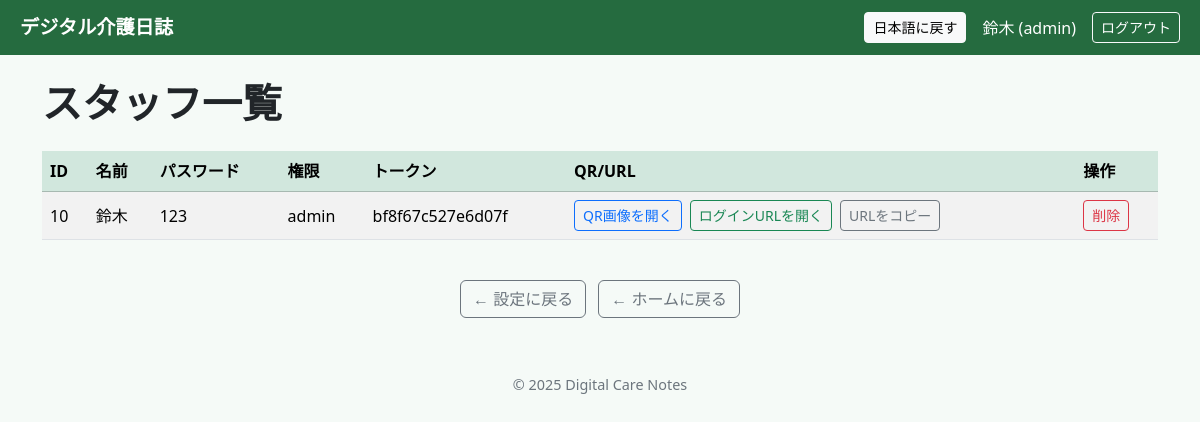
The page /staff_list (signed in) on the database its author committed.
### tables this page shows
CREATE TABLE staff (
                    id INTEGER PRIMARY KEY AUTOINCREMENT,
                    name TEXT,
                    role TEXT,
                    login_token TEXT
                , email TEXT, password TEXT);

### app.py (the view)
@app.get("/staff_list")
@admin_required
def staff_list():
    with get_connection() as conn:
        c = conn.cursor()
        c.execute("SELECT id, name, password, role, login_token FROM staff ORDER BY id")
        staff = c.fetchall()
    return render_template("staff_list.html", staff_list=staff)

### app.py (called while the page is built)
def get_locale():
    lang = session.get("lang")
    if lang in app.config["LANGUAGES"]:
        return lang
    return request.accept_languages.best_match(app.config["LANGUAGES"]) or "ja"

def _t(key, **kwargs):
    s = TRANSLATIONS.get(get_locale(), {}).get(key, key)
    if kwargs:
        try: s = s % kwargs
        except Exception: pass
    return s

def dict_factory(cursor, row):
    return {col[0]: row[idx] for idx, col in enumerate(cursor.description)}

def get_connection():
    conn = sqlite3.connect(DB_PATH, timeout=10, check_same_thread=False)
    conn.row_factory = dict_factory
    conn.execute("PRAGMA foreign_keys=ON;")
    conn.execute("PRAGMA journal_mode=WAL;")
    conn.execute("PRAGMA synchronous=NORMAL;")
    return conn

def admin_required(f):
    @wraps(f)
    def w(*a, **kw):
        if session.get("staff_role") != "admin":
            return _("管理者権限が必要です。"), 403
        return f(*a, **kw)
    return w

### templates/staff_list.html (shortened to what this page needs)
{% extends "base.html" %}
{% block content %}
<h1 class="fw-bold mb-4">スタッフ一覧</h1>
<div class="table-responsive">
  <table class="table table-striped align-middle">
    <thead class="table-success">
      <tr>
        <th>ID</th><th>名前</th><th>パスワード</th><th>権限</th><th>トークン</th>
        <th>QR/URL</th>
        <th>操作</th>
      </tr>
    </thead>
    <tbody>
      {% for s in staff_list %}
      <tr>
        <td>{{ s.id }}</td>
        <td>{{ s.name }}</td>
        <td>{{ s.password }}</td>
        <td>{{ s.role }}</td>
        <td>{{ s.login_token if s.login_token else "-" }}</td>
        <td>
          {% if s.login_token %}
            {% set host = request.host.split(':')[0] %}
            {% set login_url = 'http://' ~ host ~ ':5000/login/' ~ s.login_token %}
            <div class="d-flex flex-wrap gap-2">
              <a class="btn btn-sm btn-outline-primary" target="_blank" href="{{ url_for('qr_png', token=s.login_token) }}">
                QR画像を開く
              </a>
              <a class="btn btn-sm btn-outline-success" target="_blank" href="{{ login_url }}">
                ログインURLを開く
              </a>
              <button class="btn btn-sm btn-outline-secondary" type="button"
                      onclick="copyToClipboard('{{ login_url }}', this)">
                URLをコピー
              </button>
            </div>
          {% else %}
            <span class="text-muted">未発行</span>
          {% endif %}
        </td>
        <td>
          <a class="btn btn-sm btn-outline-danger"
             href="{{ url_for('delete_staff', sid=s.id) }}"
             onclick="return confirm('削除しますか？');">削除</a>
        </td>
      </tr>
      {% else %}
      <tr><td colspan="7" class="text-center text-muted py-3">スタッフがいません。</td></tr>
      {% endfor %}
    </tbody>
  </table>
</div>
<div class="text-center mt-4">
  <a href="{{ url_for('admin_page') }}" class="btn btn-outline-secondary">← 設定に戻る</a>
  <a href="{{ url_for('home') }}" class="btn btn-outline-secondary ms-2">← ホームに戻る</a>
</div>
{% endblock %}

### templates/base.html (shortened to what this page needs)
<!doctype html>
<html lang="{{ get_locale() }}">
  <head>
    <link href="https://cdn.jsdelivr.net/npm/bootstrap@5.3.2/dist/css/bootstrap.min.css" rel="stylesheet">
  </head>
  <body class="main-wrap">
    <header class="app-bar">
      <a href="{{ url_for('home') }}" class="app-title">{{ _("デジタル介護日誌") }}</a>
      <div class="gt-wrap">
        <button class="btn btn-sm btn-light" onclick="restoreJapanese()">日本語に戻す</button>
        {% if session.get('staff_name') %}
          <span class="ms-2">{{ session['staff_name'] }}{% if session.get('staff_role') %} ({{ session['staff_role'] }}){% endif %}</span>
          <a href="{{ url_for('logout') }}" class="btn btn-sm btn-outline-light ms-2">{{ _("ログアウト") }}</a>
        {% else %}
          <a href="{{ url_for('staff_login') }}" class="btn btn-sm btn-outline-light">{{ _("ログイン") }}</a>
        {% endif %}
      </div>
    </header>
    <main class="container py-4">
      {% block content %}{% endblock %}
    </main>
    <footer>© 2025 Digital Care Notes</footer>
  </body>
</html>

### templates/base.html (style rules this page uses)
body.main-wrap { background:#f5faf7; min-height:100vh; font-family:"Segoe UI", system-ui, sans-serif; }
.app-bar { background:#256b3f; color:#fff; padding:.75rem 1.25rem; display:flex; align-items:center; justify-content:space-between; flex-wrap:wrap; }
.app-bar a { color:#fff; text-decoration:none; }
.app-title { font-weight:700; font-size:1.2rem; }
footer { text-align:center; color:#6c757d; font-size:.9rem; padding:2rem 0; }
.gt-wrap { display:flex; align-items:center; gap:.5rem; flex-wrap:wrap; }

### rows shown on the page
staff: staff_role "admin", id "10", name "鈴木", password "123", role "admin", login_token "bf8f67c527e6d07f"

### other values the page prints
{{ session['staff_name'] }} "鈴木"
